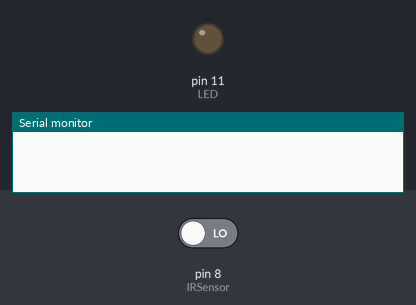
This sketch was run on a simulated Arduino Uno, built with avr-gcc and run on an emulated ATmega328P. On the bench: output pins drawn as LEDs (lit = HIGH), the last lines printed to the serial monitor. The test bench sets the inputs (shaded band); at power-on: pin 8 (IRSensor) LOW.

Above: at 0.1 s.
At 0.7 s:
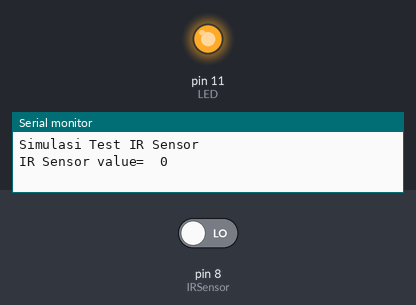
Timing chart, 0 to 2.2 s (numbered marks = the images above):
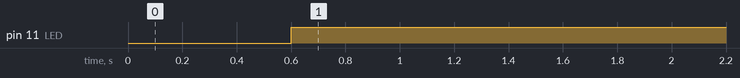

The sketch:

Test_IR_Sensor.ino
```cpp
int IRSensor = 8; // connect ir sensor to arduino pin 2
int LED = 11; // conect Led to arduino pin 13

void setup()
{
  pinMode (IRSensor, INPUT); // sensor pin INPUT
  pinMode (LED, OUTPUT); // Led pin OUTPUT
  Serial.begin(9600);
  delay(300);
  Serial.println("Simulasi Test IR Sensor");
}

void loop(){
  delay(300);
  Serial.print("IR Sensor value=  ");
  Serial.println(digitalRead(IRSensor));
  int statusSensor = digitalRead (IRSensor);
  if (statusSensor == 1){
    digitalWrite(LED, LOW); // LED LOW
  }
  else{
    digitalWrite(LED, HIGH); // LED High
  }

}
```

Measured:
- by itself, pin 11 (LED): LOW → HIGH at 0.60 s
